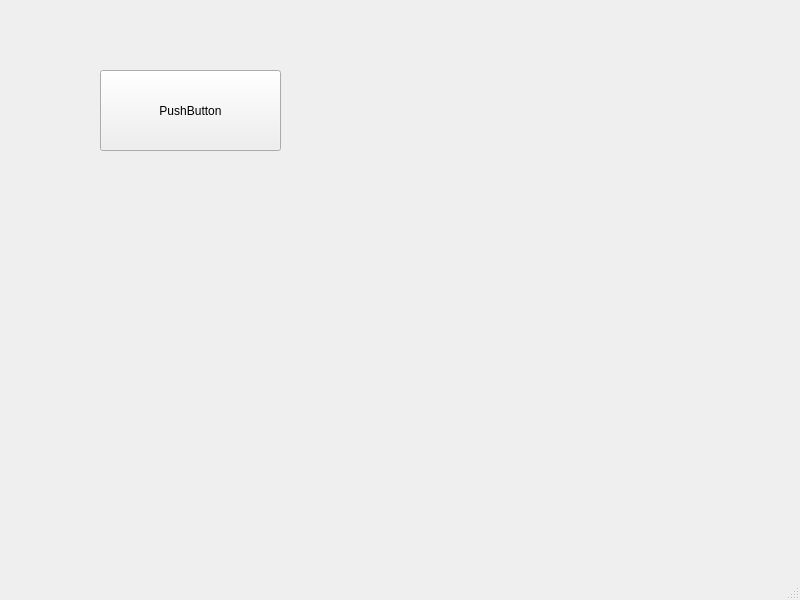
<?xml version="1.0" encoding="UTF-8"?>
<ui version="4.0">
 <class>MainWindowDlg</class>
 <widget class="QMainWindow" name="MainWindowDlg">
  <property name="geometry">
   <rect>
    <x>0</x>
    <y>0</y>
    <width>800</width>
    <height>600</height>
   </rect>
  </property>
  <property name="windowTitle">
   <string>MainWindow</string>
  </property>
  <widget class="QWidget" name="centralwidget">
   <widget class="QPushButton" name="pushButton">
    <property name="geometry">
     <rect>
      <x>100</x>
      <y>70</y>
      <width>181</width>
      <height>81</height>
     </rect>
    </property>
    <property name="text">
     <string>PushButton</string>
    </property>
   </widget>
  </widget>
  <widget class="QMenuBar" name="menubar">
   <property name="geometry">
    <rect>
     <x>0</x>
     <y>0</y>
     <width>800</width>
     <height>24</height>
    </rect>
   </property>
  </widget>
  <widget class="QStatusBar" name="statusbar"/>
 </widget>
 <resources/>
 <connections/>
</ui>
